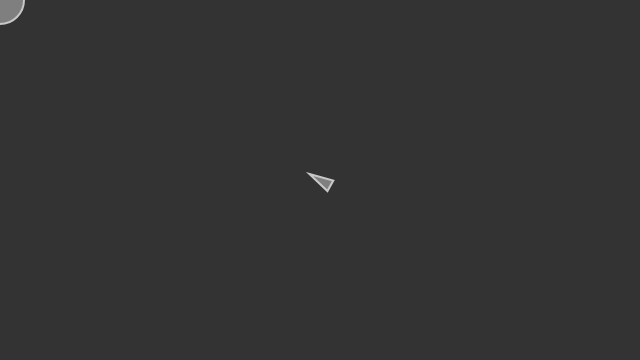
Frame 1 (no input)
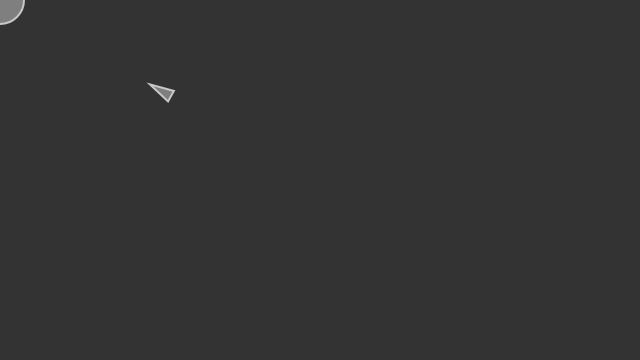
Frame 60 (no input)
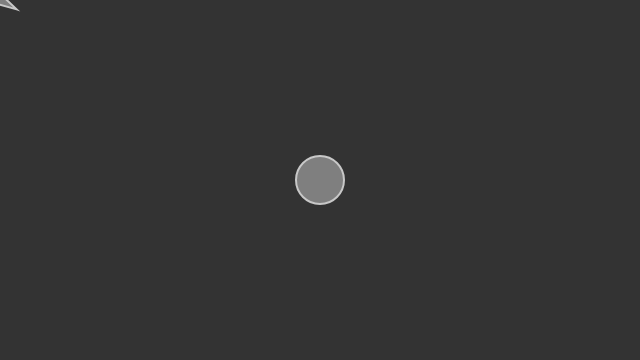
Frame 120 (the mouse pressed at the canvas centre since frame 60)

The p5.js sketch that drew these frames (run headless with seeded random() and noise() and a simulated clock; from frame 60 on, the mouse is pressed at the canvas centre):

// p5.js sketch
// ── sketch.js
var vehicle, mouse;

function setup() {
	createCanvas(640, 360);
	vehicle = new Vehicle(width/2, height/2);
	mouse = new Vector(mouseX, mouseY);
}

function draw() {
	background(51);

	mouse.setXY(mouseX, mouseY);

	fill(127);
	stroke(200);
	strokeWeight(2);
	ellipse(mouse.getX(), mouse.getY(), 48, 48);


	vehicle.seek(mouse);
	vehicle.update();
	vehicle.display();
}
// ── vector.js
function Vector(x, y) {
	this.x = x;
	this.y = y;
}

Vector.prototype.setXY = function(x, y) {
	this.x = x || this.x;
	this.y = y || this.y;
};

Vector.prototype.getX = function() {
	return this.x;
};

Vector.prototype.getY = function() {
	return this.y;
};

Vector.prototype.getLength = function() {
	return Math.sqrt(this.x * this.x + this.y * this.y);
};

Vector.prototype.setAngle = function(angle) {
	var length = this.getLength();
	this.x = Math.cos(angle) * length;
	this.y = Math.sin(angle) * length;
};

Vector.prototype.getAngle = function() {
	return Math.atan2(this.y, this.x);
};

Vector.prototype.setLength = function(length) {
	var angle = this.getAngle();
	this.x = Math.cos(angle) * length;
	this.y = Math.sin(angle) * length;	
};

Vector.prototype.add = function(vector) {
	return new Vector(this.x + vector.getX(), this.y + vector.getY());
};

Vector.prototype.sub = function(vector) {
	return new Vector(this.x - vector.getX(), this.y - vector.getY());
};

Vector.prototype.mul = function(scalar) {
	return new Vector(this.x * scalar, this.y * scalar);
};

Vector.prototype.div = function(scalar) {
	return new Vector(this.x / scalar, this.y / scalar);
};

Vector.prototype.addTo = function(vector) {
	this.x += vector.getX(); 
	this.y += vector.getY();
};

Vector.prototype.subFrom = function(vector) {
	this.x -= vector.getX(); 
	this.y -= vector.getY();
};

Vector.prototype.mulBy = function(scalar) {
	this.x *= scalar; 
	this.y *= scalar;
};

Vector.prototype.divBy = function(scalar) {
	this.x /= scalar; 
	this.y /= scalar;
};

Vector.prototype.normalize = function() {
	var length = this.getLength();
	this.divBy(length);
};

Vector.prototype.limitTo = function (scalar) {
  this.normalize();
  this.mulBy(Math.min(this.getLength(), scalar));
};

Vector.prototype.map = function(inLower, inUpper, outLower, outUpper) {
	var length = this.getLength();
	// return ((length - inLower) * ((outUpper - outLower) / (inUpper - inLower))) + outLower;
	return ((length-inLower)/(inUpper-inLower))*(outUpper-outLower)+outLower;
};
// ── vehicle.js
function Vehicle(x, y) {
	this.accleration = new Vector(0, 0);
	this.velocity = new Vector(0, 0);
	this.position = new Vector(x, y);
	this.r = 6;
	this.angle = 0;
	this.maxSpeed = 8;
	this.maxForce = 0.1;
}

Vehicle.prototype.update = function() {
	this.velocity.addTo(this.accleration);
	// this.velocity.limitTo(this.maxSpeed);
	this.position.addTo(this.velocity);
	this.accleration.mulBy(0);

};

Vehicle.prototype.rotate = function(target) {
	dx = this.position.getX() - target.getX();
	dy = this.position.getY() - target.getY();
	this.angle = Math.atan2(dy, dx);
};

Vehicle.prototype.seek = function(target) {
	var desire = target.sub(this.position),
			desireLength = desire.getLength();
	desire.normalize();

	console.log(desire.map(0, 50, 0, this.maxSpeed));

	if ( desireLength < 50) {
		desire.mulBy(desire.map(0, 50, 0, this.maxSpeed));
	}
	else
		desire.mulBy(this.maxSpeed);



	var steer = desire.sub(this.velocity);
	steer.limitTo(this.maxForce);
	// console.log(steer.getX());

	this.accleration.addTo(steer);	
	this.rotate(target);
};

Vehicle.prototype.display = function() {
	fill(127);
	stroke(200);
	strokeWeight(2);
	push();
	translate(this.position.getX(), this.position.getY());
	rotate(this.angle + Math.PI/2);
	beginShape();
	vertex(0, this.r * 2);
	vertex(-this.r, -this.r*2);
	vertex(this.r, -this.r*2);
	endShape(CLOSE);
	pop();
};
